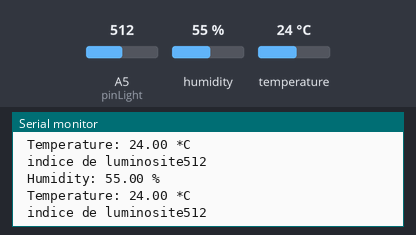
Simulated run of this sketch. Board: Arduino Uno, built with avr-gcc and run on an emulated ATmega328P. On the bench: the last lines printed to the serial monitor. The inputs (shaded band) are chosen by the test bench; at power-on: A5 (pinLight) = 512, humidity 55 %, temperature 24 °C. No radio packets arrive unless stated.

Above: at 13.8 s.
13.9 s: A5 (pinLight) set to 987
At 15.5 s:
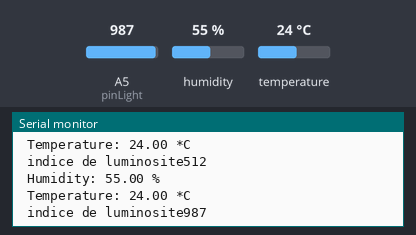
16.9 s: A5 (pinLight) set to 1011
At 19.5 s:
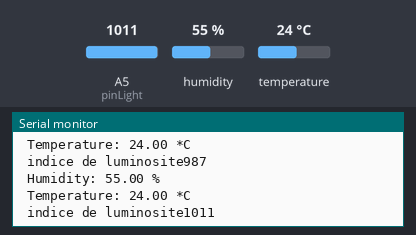
Timing chart, 0 to 21.0 s (numbered marks = the images above; inputs shaded):
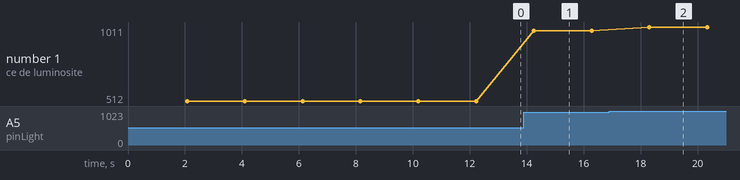

Measured:
- after the input at 13.9 s, the serial monitor: prints a new line after 0.35 s (image 1)
- after the input at 16.9 s, the serial monitor: prints a new line after 1.4 s (image 2)
- plotted number 1: 512 → 987 after the input at 13.9 s, 987 → 1011 after the input at 16.9 s

The sketch:

dht11arduino_raspebrry.ino
```cpp
#include "DHT.h"
#include <SPI.h>
#include "RF24.h"
#define DHTPIN 2     // what digital pin we're connected to
#define DHTTYPE DHT11   // DHT 11

RF24 radio(9,10);

unsigned long count = 0;
int sensor1 = 2;
String hum;
String temp;
String lum;
const int pinLight = 5;
int thresholdvalue = 300;

DHT dht(DHTPIN, DHTTYPE);

void setup() {
  Serial.begin(9600);
  radio.begin();
  dht.begin();
  radio.setPALevel(RF24_PA_MAX);
  radio.setChannel(0x76);
  radio.openWritingPipe(0xF0F0F0F0E1LL);
  radio.enableDynamicPayloads();
  radio.powerUp();
  pinMode(sensor1, INPUT);
  pinMode(2, OUTPUT);
}

void loop() {
  // Wait a few seconds between measurements.
  delay(2000);

  // Reading temperature or humidity takes about 250 milliseconds!
  // Sensor readings may also be up to 2 seconds 'old' (its a very slow sensor)
  float h = dht.readHumidity();
  // Read temperature as Celsius (the default)
  float t = dht.readTemperature();

  // Check if any reads failed and exit early (to try again).
  if (isnan(h) || isnan(t)) {
    Serial.println("Failed to read from DHT sensor!");
    return;

  // light sensor
  delay(1000);

  //int sensorValue = analogRead(pinLight);

  }

  Serial.print("\n Humidity: ");
  Serial.print(h);
  Serial.print(" %\t");
  Serial.print("\n Temperature: ");
  Serial.print(t);
  Serial.print(" *C ");

  int sensorValue = analogRead(pinLight); // le capteur de luminosité envoie des int
  Serial.print("\n indice de luminosite");
  Serial.print(sensorValue);

  /*if(sensorValue < thresholdvalue)
    {
       float d = sensorValue;
      Serial.print("\n Dark");
      Serial.print(d);

    }
  else
  {
    float b = sensorValue;
    Serial.print("\n Bright");
    Serial.print(b);

  }*/

    char outBuffer[32]= "";

    char buffer[10];
    //String temp = dtostrf(t,3,1,buffer);
    //String hum = dtostrf(h,3,1,buffer);
    temp += t;
    hum += h;
    //dark += d;
    //bright += b;
    //sprintf(outBuffer, "la valeur est %f",sensorValue);// transformer un int en string
    lum += sensorValue;
    String out = temp + "; " + hum + ";" + lum + " ; ";
    out.toCharArray(outBuffer, 32); // permet de convertir les string en char
    //char b[3];
    //lum += String(sensorValue);
    //lum.toCharArray(b,3);
    radio.write(outBuffer, 32);
    //radio.write(b,3);


}
```
